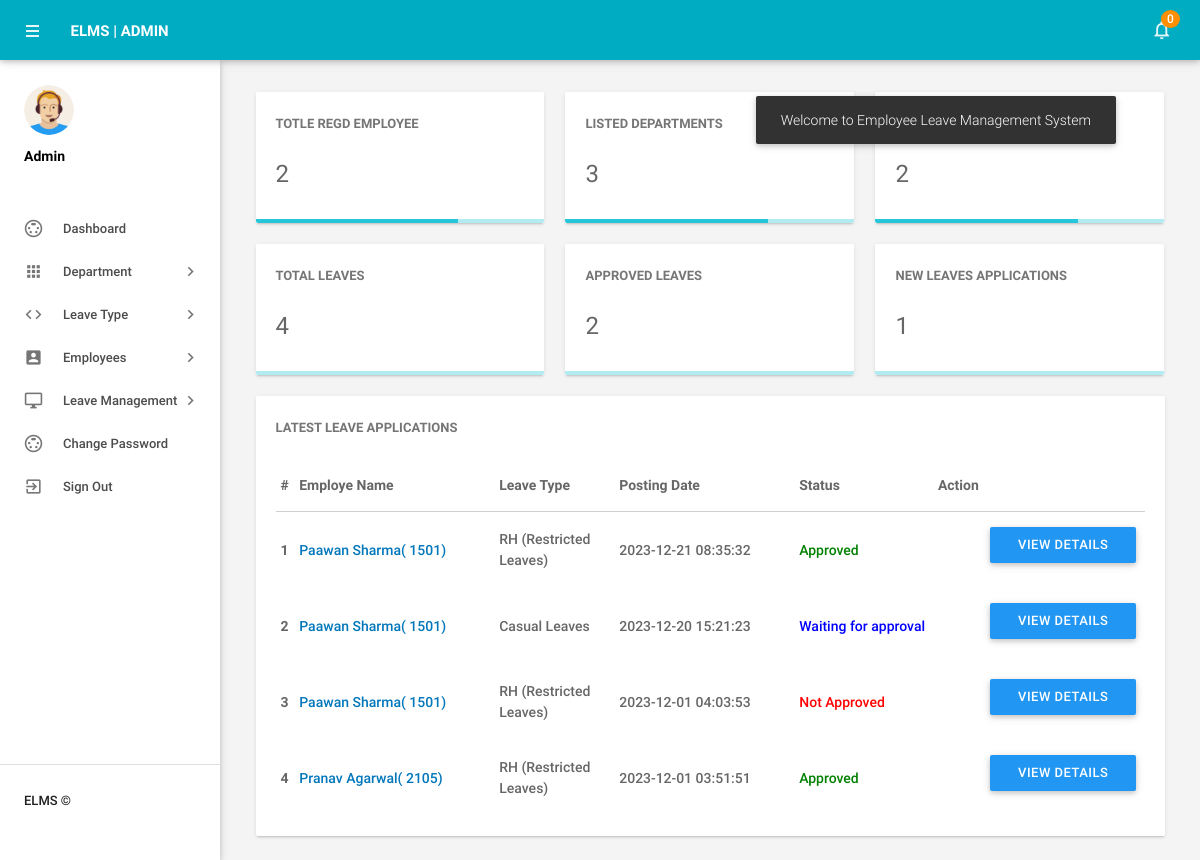
/admin/dashboard.php (signed in), run on an earlier commit of the app's database.
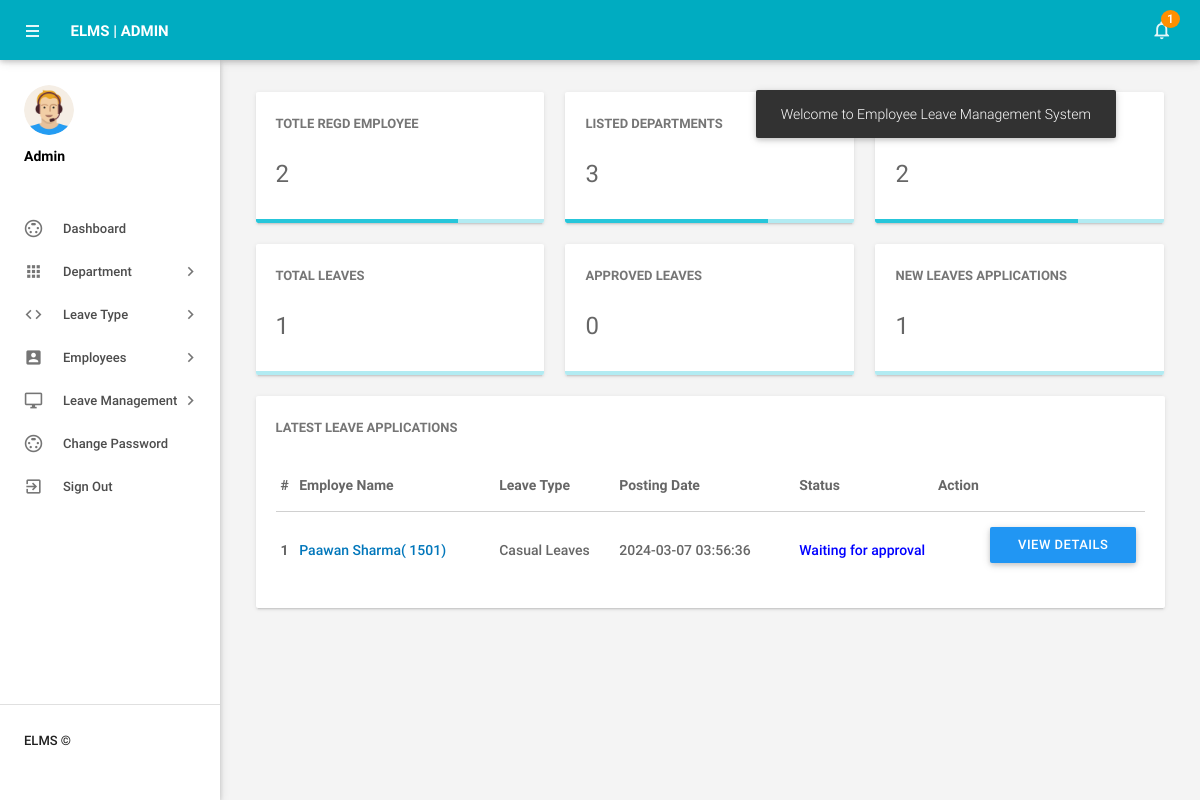
And on a later commit of the database.
### tables this page shows
CREATE TABLE `tblleaves` (
  `id` int(11) NOT NULL,
  `LeaveType` varchar(110) DEFAULT NULL,
  `ToDate` varchar(120) DEFAULT NULL,
  `FromDate` varchar(120) DEFAULT NULL,
  `Description` mediumtext DEFAULT NULL,
  `PostingDate` timestamp NULL DEFAULT current_timestamp(),
  `AdminRemark` mediumtext DEFAULT NULL,
  `AdminRemarkDate` varchar(120) DEFAULT NULL,
  `Status` int(1) DEFAULT NULL,
  `IsRead` int(1) DEFAULT NULL,
  `empid` int(11) DEFAULT NULL
);

CREATE TABLE `tblemployees` (
  `id` int(11) NOT NULL,
  `EmpId` varchar(100) NOT NULL,
  `FirstName` varchar(150) DEFAULT NULL,
  `LastName` varchar(150) DEFAULT NULL,
  `EmailId` varchar(200) DEFAULT NULL,
  `Password` varchar(180) DEFAULT NULL,
  `Gender` varchar(100) DEFAULT NULL,
  `Dob` varchar(100) DEFAULT NULL,
  `Department` varchar(255) DEFAULT NULL,
  `Address` varchar(255) DEFAULT NULL,
  `City` varchar(200) DEFAULT NULL,
  `Country` varchar(150) DEFAULT NULL,
  `Phonenumber` char(11) DEFAULT NULL,
  `Status` int(1) DEFAULT NULL,
  `RegDate` timestamp NULL DEFAULT current_timestamp()
);

### admin/dashboard.php (the view, shortened to what the changed rows need)
<?php
include('includes/config.php');
if (strlen($_SESSION['alogin']) == 0) {
    header('location:index.php');
} else {
    ?>
    <!DOCTYPE html>
    <html lang="en">
    <head>
        <link type="text/css" rel="stylesheet" href="../assets/plugins/materialize/css/materialize.min.css" />
        <link href="../assets/plugins/metrojs/MetroJs.min.css" rel="stylesheet">
        <link href="../assets/plugins/weather-icons-master/css/weather-icons.min.css" rel="stylesheet">
        <link href="../assets/css/alpha.min.css" rel="stylesheet" type="text/css" />
        <link href="../assets/css/custom.css" rel="stylesheet" type="text/css" />
    </head>
    <body>
        <?php include('includes/header.php'); ?>
        <?php include('includes/sidebar.php'); ?>
        <main class="mn-inner">
            <div class="">
                <div class="row no-m-t no-m-b">
                    <a href="manageemployee.php" target="blank">
                        <div class="col s12 m12 l4">
                            <div class="card stats-card">
                                <div class="card-content">
                                    <span class="card-title">Totle Regd Employee</span>
                                    <span class="stats-counter">
                                        <?php
                                        $sql = "SELECT id from tblemployees";
                                        $query = $dbh->prepare($sql);
                                        $query->execute();
                                        $empcount = $query->rowCount();
                                        ?>
                                        <span class="counter">
                                            <?php echo htmlentities($empcount); ?>
                                        </span>
                                    </span>
                                </div>
                                <div class="progress stats-card-progress">
                                    <div class="determinate" style="width: 70%"></div>
                                </div>
                            </div>
                        </div>
                    </a>
                    <a href="managedepartments.php" target="blank">
                        <div class="col s12 m12 l4">
                            <div class="card stats-card">
                                <div class="card-content">
                                    <span class="card-title">Listed Departments </span>
                                    <?php
                                    $sql = "SELECT id from tbldepartments";
                                    $query = $dbh->prepare($sql);
                                    $query->execute();
                                    $dptcount = $query->rowCount();
                                    ?>
                                    <span class="stats-counter"><span class="counter">
                                            <?php echo htmlentities($dptcount); ?>
                                        </span></span>
                                </div>
                                <div class="progress stats-card-progress">
                                    <div class="determinate" style="width: 70%"></div>
                                </div>
                            </div>
                        </div>
                    </a>
                    <a href="manageleavetype.php" target="blank">
                        <div class="col s12 m12 l4">
                            <div class="card stats-card">
                                <div class="card-content">
                                    <span class="card-title">Listed leave Type</span>
                                    <?php
                                    $sql = "SELECT id from  tblleavetype";
                                    $query = $dbh->prepare($sql);
                                    $query->execute();
                                    $leavtypcount = $query->rowCount();
                                    ?>
                                    <span class="stats-counter"><span class="counter">
                                            <?php echo htmlentities($leavtypcount); ?>
                                        </span></span>
                                </div>
                                <div class="progress stats-card-progress">
                                    <div class="determinate" style="width: 70%"></div>
                                </div>
                            </div>
                        </div>
                    </a>
                    <a href="leaves.php" target="blank">
                        <div class="col s12 m12 l4">
                            <div class="card stats-card">
                                <div class="card-content">
                                    <span class="card-title">Total Leaves</span>
                                    <?php
                                    $sql = "SELECT id from  tblleaves";
                                    $query = $dbh->prepare($sql);
                                    $query->execute();
                                    $totalleaves = $query->rowCount();
                                    ?>
                                    <span class="stats-counter"><span class="counter">
                                            <?php echo htmlentities($totalleaves); ?>
                                        </span></span>
                                </div>
                                <div class="progress stats-card-progress">
                                </div>
                            </div>
                        </div>
                    </a>
                    <a href="approvedleave-history.php" target="blank">
                        <div class="col s12 m12 l4">
                            <div class="card stats-card">
                                <div class="card-content">
                                    <span class="card-title">Approved Leaves</span>
                                    <?php
                                    $sql = "SELECT id from  tblleaves where Status=1";
                                    $query = $dbh->prepare($sql);
                                    $query->execute();
                                    $approvedleaves = $query->rowCount();
                                    ?>
                                    <span class="stats-counter"><span class="counter">
                                            <?php echo htmlentities($approvedleaves); ?>
                                        </span></span>
                                </div>
                                <div class="progress stats-card-progress">
                                </div>
                            </div>
                        </div>
                    </a>
                    <a href="pending-leavehistory.php" target="blank">
                        <div class="col s12 m12 l4">
                            <div class="card stats-card">
                                <div class="card-content">
                                    <span class="card-title">New Leaves Applications</span>
                                    <?php
                                    $sql = "SELECT id from  tblleaves where Status=0";
                                    $query = $dbh->prepare($sql);
                                    $query->execute();
                                    $approvedleaves = $query->rowCount();
                                    ?>
                                    <span class="stats-counter"><span class="counter">
                                            <?php echo htmlentities($approvedleaves); ?>
                                        </span></span>
                                </div>
                                <div class="progress stats-card-progress">
                                </div>
                            </div>
                        </div>
                    </a>
                </div>
                <div class="row no-m-t no-m-b">
                    <div class="col s15 m12 l12">
                        <div class="card invoices-card">
                            <div class="card-content">
                                <span class="card-title">Latest Leave Applications</span>
                                <table id="example" class="display responsive-table ">
                                    <thead>
                                        <tr>
                                            <th>#</th>
                                            <th width="200">Employe Name</th>
                                            <th width="120">Leave Type</th>
                                            <th width="180">Posting Date</th>
                                            <th>Status</th>
                                            <th align="center">Action</th>
                                        </tr>
                                    </thead>
                                    <tbody>
                                        <?php $sql = "SELECT tblleaves.id as lid,tblemployees.FirstName,tblemployees.LastName,tblemployees.EmpId,tblemployees.id,tblleaves.LeaveType,tblleaves.PostingDate,tblleaves.Status from tblleaves join tblemployees on tblleaves.empid=tblemployees.id order by lid desc limit 6";
                                        $query = $dbh->prepare($sql);
                                        $query->execute();
                                        $results = $query->fetchAll(PDO::FETCH_OBJ);
                                        $cnt = 1;
                                        if ($query->rowCount() > 0) {
                                            foreach ($results as $result) {
                                                ?>
                                                <tr>
                                                    <td> <b>
                                                            <?php echo htmlentities($cnt); ?>
                                                        </b></td>
                                                    <td><a href="editemployee.php?empid=<?php echo htmlentities($result->id); ?>"
                                                            target="_blank">
                                                            <?php echo htmlentities($result->FirstName . " " . $result->LastName); ?>(
                                                            <?php echo htmlentities($result->EmpId); ?>)
                                                        </a></td>
                                                    <td>
                                                        <?php echo htmlentities($result->LeaveType); ?>
                                                    </td>
                                                    <td>
                                                        <?php echo htmlentities($result->PostingDate); ?>
                                                    </td>
                                                    <td>
                                                        <?php $stats = $result->Status;
                                                        if ($stats == 1) {
                                                            ?>
                                                            <span style="color: green">Approved</span>
                                                        <?php }
                                                        if ($stats == 2) { ?>
                                                            <span style="color: red">Not Approved</span>
                                                        <?php }
                                                        if ($stats == 0) { ?>
                                                            <span style="color: blue">Waiting for approval</span>
                                                        <?php } ?>
                                                    </td>
                                                    <td>
                                                    <td><a href="leave-details.php?leaveid=<?php echo htmlentities($result->lid); ?>"
                                                            class="waves-effect waves-light btn blue m-b-xs"> View Details</a></td>
                                                </tr>
                                                <?php $cnt++;
                                            }
                                        } ?>
                                    </tbody>
                                </table>
                            </div>
                        </div>
                    </div>
                </div>
            </div>
        </main>
        </div>
    </body>
    </html>
<?php } ?>

### admin/includes/header.php (shortened to what the changed rows need)
        <div class="mn-content fixed-sidebar">
            <header class="mn-header navbar-fixed">
                <nav class="cyan darken-1">
                    <div class="nav-wrapper row">
                        <section class="material-design-hamburger navigation-toggle">
                            <a href="#" data-activates="slide-out" class="button-collapse show-on-large material-design-hamburger__icon">
                                <span class="material-design-hamburger__layer"></span>
                            </a>
                        </section>
                        <div class="header-title col s3">
                            <span class="chapter-title">ELMS | Admin</span>
                        </div>
                        <ul class="right col s9 m3 nav-right-menu">
                            <li class="hide-on-small-and-down"><a href="javascript:void(0)" data-activates="dropdown1" class="dropdown-button dropdown-right show-on-large"><i class="material-icons">notifications_none</i>
<?php
$isread=0;
$sql = "SELECT id from tblleaves where IsRead=:isread";
$query = $dbh -> prepare($sql);
$query->bindParam(':isread',$isread,PDO::PARAM_STR);
$query->execute();
$unreadcount=$query->rowCount();?>
                                <span class="badge"><?php echo htmlentities($unreadcount);?></span></a></li>
                        </ul>
                    </div>
                </nav>
            </header>

What changed in the data, as far as the page shows it:
removed tblleaves: tblemployees.FirstName+LastName "Paawan Sharma", tblemployees.EmpId "1501", LeaveType "RH (Restricted Leaves)", PostingDate "2023-12-21 08:35:32", Status "Approved"
removed tblleaves: tblemployees.FirstName+LastName "Paawan Sharma", tblemployees.EmpId "1501", LeaveType "Casual Leaves", PostingDate "2023-12-20 15:21:23", Status "Waiting for approval"
removed tblleaves: tblemployees.FirstName+LastName "Paawan Sharma", tblemployees.EmpId "1501", LeaveType "RH (Restricted Leaves)", PostingDate "2023-12-01 04:03:53", Status "Not Approved"
removed tblleaves: tblemployees.FirstName+LastName "Pranav Agarwal", tblemployees.EmpId "2105", LeaveType "RH (Restricted Leaves)", PostingDate "2023-12-01 03:51:51", Status "Approved"
added tblleaves: tblemployees.FirstName+LastName "Paawan Sharma", tblemployees.EmpId "1501", LeaveType "Casual Leaves", PostingDate "2024-03-07 03:56:36", Status "Waiting for approval"
Also different on the page:
$unreadcount: "0" → "1"
$totalleaves: "4" → "1"
$approvedleaves: "2" → "0"
